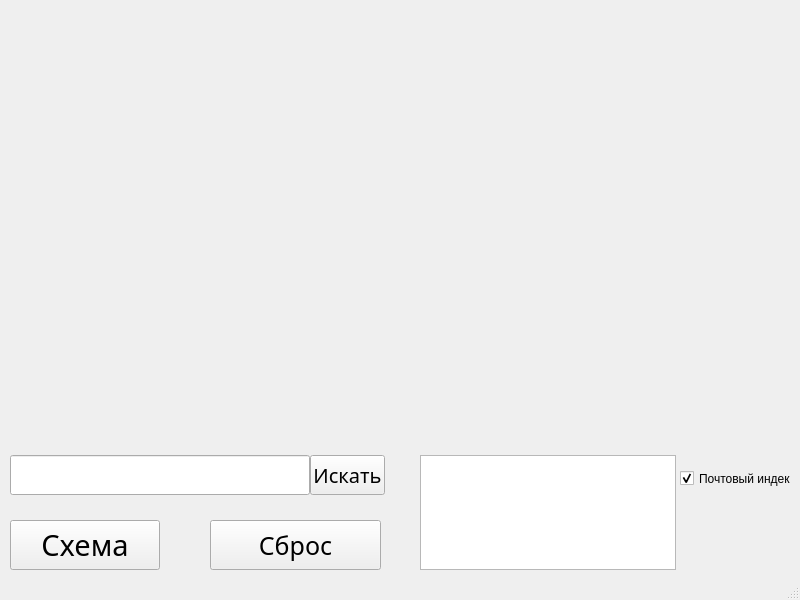
<?xml version="1.0" encoding="UTF-8"?>
<ui version="4.0">
 <class>MainWindow</class>
 <widget class="QMainWindow" name="MainWindow">
  <property name="enabled">
   <bool>true</bool>
  </property>
  <property name="geometry">
   <rect>
    <x>0</x>
    <y>0</y>
    <width>800</width>
    <height>600</height>
   </rect>
  </property>
  <property name="windowTitle">
   <string>Map</string>
  </property>
  <widget class="QWidget" name="centralwidget">
   <widget class="QLabel" name="map_label">
    <property name="geometry">
     <rect>
      <x>75</x>
      <y>0</y>
      <width>650</width>
      <height>450</height>
     </rect>
    </property>
    <property name="cursor">
     <cursorShape>CrossCursor</cursorShape>
    </property>
    <property name="text">
     <string/>
    </property>
   </widget>
   <widget class="QPushButton" name="map_type_btn">
    <property name="geometry">
     <rect>
      <x>10</x>
      <y>520</y>
      <width>150</width>
      <height>50</height>
     </rect>
    </property>
    <property name="font">
     <font>
      <family>STZhongsong</family>
      <pointsize>22</pointsize>
     </font>
    </property>
    <property name="text">
     <string>Схема</string>
    </property>
   </widget>
   <widget class="QLineEdit" name="search_lineEdit">
    <property name="geometry">
     <rect>
      <x>10</x>
      <y>455</y>
      <width>300</width>
      <height>40</height>
     </rect>
    </property>
    <property name="font">
     <font>
      <pointsize>16</pointsize>
     </font>
    </property>
    <property name="text">
     <string/>
    </property>
   </widget>
   <widget class="QPushButton" name="search_btn">
    <property name="geometry">
     <rect>
      <x>310</x>
      <y>455</y>
      <width>75</width>
      <height>40</height>
     </rect>
    </property>
    <property name="font">
     <font>
      <family>Yu Gothic UI Semilight</family>
      <pointsize>15</pointsize>
     </font>
    </property>
    <property name="text">
     <string>Искать</string>
    </property>
   </widget>
   <widget class="QPushButton" name="reset_btn">
    <property name="geometry">
     <rect>
      <x>210</x>
      <y>520</y>
      <width>171</width>
      <height>50</height>
     </rect>
    </property>
    <property name="font">
     <font>
      <family>STZhongsong</family>
      <pointsize>19</pointsize>
     </font>
    </property>
    <property name="text">
     <string>Сброс</string>
    </property>
   </widget>
   <widget class="QTextBrowser" name="address_textBrowser">
    <property name="geometry">
     <rect>
      <x>420</x>
      <y>455</y>
      <width>256</width>
      <height>115</height>
     </rect>
    </property>
   </widget>
   <widget class="QCheckBox" name="index_checkBox">
    <property name="geometry">
     <rect>
      <x>680</x>
      <y>470</y>
      <width>111</width>
      <height>17</height>
     </rect>
    </property>
    <property name="text">
     <string>Почтовый индекс</string>
    </property>
    <property name="checked">
     <bool>true</bool>
    </property>
   </widget>
  </widget>
  <widget class="QStatusBar" name="statusbar"/>
 </widget>
 <resources/>
 <connections/>
</ui>
